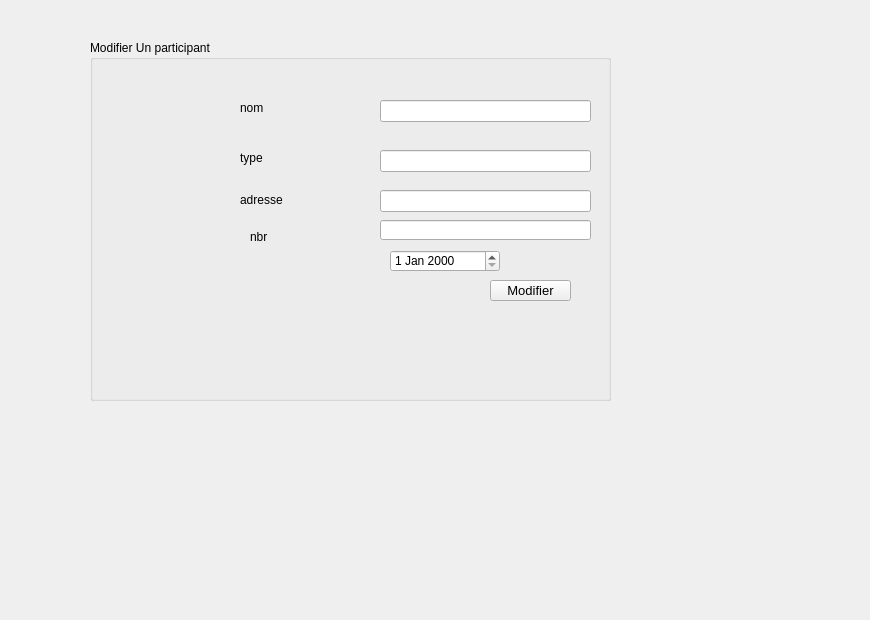
      <widget class="QWidget" name="tab_9">
       <attribute name="title">
        <string>Modifier</string>
       </attribute>
       <widget class="QGroupBox" name="groupBox_9">
        <property name="geometry">
         <rect>
          <x>90</x>
          <y>40</y>
          <width>521</width>
          <height>361</height>
         </rect>
        </property>
        <property name="title">
         <string>Modifier Un participant</string>
        </property>
        <widget class="QLabel" name="label_25">
         <property name="geometry">
          <rect>
           <x>150</x>
           <y>110</y>
           <width>101</width>
           <height>16</height>
          </rect>
         </property>
         <property name="text">
          <string>type</string>
         </property>
        </widget>
        <widget class="QLabel" name="label_29">
         <property name="geometry">
          <rect>
           <x>150</x>
           <y>60</y>
           <width>101</width>
           <height>16</height>
          </rect>
         </property>
         <property name="text">
          <string>nom</string>
         </property>
        </widget>
        <widget class="QLabel" name="label_30">
         <property name="geometry">
          <rect>
           <x>150</x>
           <y>150</y>
           <width>81</width>
           <height>20</height>
          </rect>
         </property>
         <property name="text">
          <string>adresse</string>
         </property>
        </widget>
        <widget class="QLineEdit" name="lineEdit_nom_3">
         <property name="geometry">
          <rect>
           <x>290</x>
           <y>60</y>
           <width>211</width>
           <height>22</height>
          </rect>
         </property>
        </widget>
        <widget class="QLineEdit" name="lineEdit_type_3">
         <property name="geometry">
          <rect>
           <x>290</x>
           <y>110</y>
           <width>211</width>
           <height>22</height>
          </rect>
         </property>
        </widget>
        <widget class="QLineEdit" name="lineEdit_duree_3">
         <property name="geometry">
          <rect>
           <x>290</x>
           <y>150</y>
           <width>211</width>
           <height>22</height>
          </rect>
         </property>
        </widget>
        <widget class="QPushButton" name="pb_modifier_2">
         <property name="geometry">
          <rect>
           <x>400</x>
           <y>240</y>
           <width>81</width>
           <height>21</height>
          </rect>
         </property>
         <property name="font">
          <font>
           <family>MS Shell Dlg 2</family>
           <pointsize>10</pointsize>
           <weight>50</weight>
           <bold>false</bold>
          </font>
         </property>
         <property name="text">
          <string>Modifier</string>
         </property>
        </widget>
        <widget class="QLineEdit" name="lineEdit_nbr_3">
         <property name="geometry">
          <rect>
           <x>290</x>
           <y>180</y>
           <width>211</width>
           <height>20</height>
          </rect>
         </property>
        </widget>
        <widget class="QLabel" name="label_13">
         <property name="geometry">
          <rect>
           <x>160</x>
           <y>190</y>
           <width>47</width>
           <height>13</height>
          </rect>
         </property>
         <property name="text">
          <string>nbr</string>
         </property>
        </widget>
        <widget class="QDateEdit" name="dateEdit_2">
         <property name="geometry">
          <rect>
           <x>300</x>
           <y>210</y>
           <width>110</width>
           <height>22</height>
          </rect>
         </property>
        </widget>
       </widget>
       <widget class="QLabel" name="label_33">
        <property name="geometry">
         <rect>
          <x>0</x>
          <y>0</y>
          <width>861</width>
          <height>611</height>
         </rect>
        </property>
        <property name="styleSheet">
         <string notr="true">background-image:url(:/gris.jpg)</string>
        </property>
        <property name="text">
         <string/>
        </property>
       </widget>
       <zorder>label_33</zorder>
       <zorder>groupBox_9</zorder>
      </widget>
